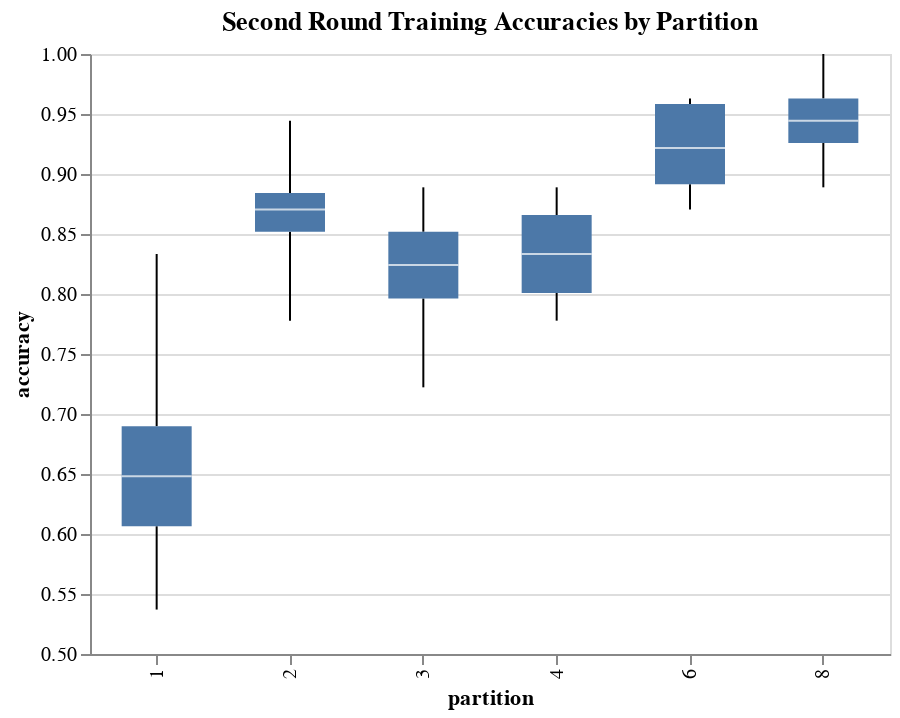

Notebook code for this chart:
### Code cell
second_training_round = pd.read_csv('./data/final_train_epochs.csv')
second_training_round['partition'] = second_training_round['index']


second_training_boxplots = alt.Chart(second_training_round).mark_boxplot(extent='min-max', size=35).encode(
    x='partition:O',
    y=alt.Y('accuracy:Q', scale=alt.Scale(domain=[0.5,1]))
).properties(
    width=400,
    title='Second Round Training Accuracies by Partition'
)

second_training_boxplots

### Figure 1 — Vega-Lite specification as saved in the notebook (floating-point values rounded to 4 significant figures)
{"config": {"view": {"continuousWidth": 400, "continuousHeight": 300}}, "data": {"name": "data-31bd75c5e8ff35642cf393a30c36aac0"}, "mark": {"type": "boxplot", "extent": "min-max", "size": 35}, "encoding": {"x": {"field": "partition", "type": "ordinal"}, "y": {"field": "accuracy", "scale": {"domain": [0.5, 1]}, "type": "quantitative"}}, "title": "Second Round Training Accuracies by Partition", "width": 400, "$schema": "https://vega.github.io/schema/vega-lite/v4.17.0.json", "datasets": {"data-31bd75c5e8ff35642cf393a30c36aac0": [{"Unnamed: 0": 0, "index": 1.0, "accuracy": 0.6111, "loss": 0.8016, "partition": 1.0}, {"Unnamed: 0": 1, "index": 1.0, "accuracy": 0.537, "loss": 0.9323, "partition": 1.0}, {"Unnamed: 0": 2, "index": 1.0, "accuracy": 0.537, "loss": 0.8102, "partition": 1.0}, {"Unnamed: 0": 3, "index": 1.0, "accuracy": 0.6852, "loss": 0.7715, "partition": 1.0}, {"Unnamed: 0": 4, "index": 1.0, "accuracy": 0.5926, "loss": 0.8316, "partition": 1.0}, {"Unnamed: 0": 5, "index": 1.0, "accuracy": 0.5741, "loss": 0.7823, "partition": 1.0}, {"Unnamed: 0": 6, "index": 1.0, "accuracy": 0.6481, "loss": 0.7448, "partition": 1.0}, {"Unnamed: 0": 7, "index": 1.0, "accuracy": 0.6111, "loss": 0.7857, "partition": 1.0}, {"Unnamed: 0": 8, "index": 1.0, "accuracy": 0.5926, "loss": 0.8451, "partition": 1.0}, {"Unnamed: 0": 9, "index": 1.0, "accuracy": 0.6852, "loss": 0.6919, "partition": 1.0}, {"Unnamed: 0": 10, "index": 1.0, "accuracy": 0.5741, "loss": 0.7487, "partition": 1.0}, {"Unnamed: 0": 11, "index": 1.0, "accuracy": 0.6481, "loss": 0.6628, "partition": 1.0}, {"Unnamed: 0": 12, "index": 1.0, "accuracy": 0.6667, "loss": 0.572, "partition": 1.0}, {"Unnamed: 0": 13, "index": 1.0, "accuracy": 0.7037, "loss": 0.5699, "partition": 1.0}, {"Unnamed: 0": 14, "index": 1.0, "accuracy": 0.5926, "loss": 0.6358, "partition": 1.0}, {"Unnamed: 0": 15, "index": 1.0, "accuracy": 0.7222, "loss": 0.582, "partition": 1.0}, {"Unnamed: 0": 16, "index": 1.0, "accuracy": 0.6296, "loss": 0.6512, "partition": 1.0}, {"Unnamed: 0": 17, "index": 1.0, "accuracy": 0.7037, "loss": 0.6218, "partition": 1.0}, {"Unnamed: 0": 18, "index": 1.0, "accuracy": 0.8333, "loss": 0.4425, "partition": 1.0}, {"Unnamed: 0": 19, "index": 1.0, "accuracy": 0.6111, "loss": 0.7045, "partition": 1.0}, {"Unnamed: 0": 20, "index": 1.0, "accuracy": 0.6852, "loss": 0.5689, "partition": 1.0}, {"Unnamed: 0": 21, "index": 1.0, "accuracy": 0.7222, "loss": 0.5357, "partition": 1.0}, {"Unnamed: 0": 22, "index": 1.0, "accuracy": 0.7037, "loss": 0.5512, "partition": 1.0}, {"Unnamed: 0": 23, "index": 1.0, "accuracy": 0.6481, "loss": 0.661, "partition": 1.0}, {"Unnamed: 0": 24, "index": 1.0, "accuracy": 0.6111, "loss": 0.5826, "partition": 1.0}, {"Unnamed: 0": 25, "index": 1.0, "accuracy": 0.6852, "loss": 0.6292, "partition": 1.0}, {"Unnamed: 0": 26, "index": 1.0, "accuracy": 0.6481, "loss": 0.558, "partition": 1.0}, {"Unnamed: 0": 27, "index": 1.0, "accuracy": 0.7593, "loss": 0.521, "partition": 1.0}, {"Unnamed: 0": 28, "index": 2.0, "accuracy": 0.8148, "loss": 0.5007, "partition": 2.0}, {"Unnamed: 0": 29, "index": 2.0, "accuracy": 0.8704, "loss": 0.3553, "partition": 2.0}, {"Unnamed: 0": 30, "index": 2.0, "accuracy": 0.9444, "loss": 0.3215, "partition": 2.0}, {"Unnamed: 0": 31, "index": 2.0, "accuracy": 0.8519, "loss": 0.3542, "partition": 2.0}, {"Unnamed: 0": 32, "index": 2.0, "accuracy": 0.9259, "loss": 0.3684, "partition": 2.0}, {"Unnamed: 0": 33, "index": 2.0, "accuracy": 0.8889, "loss": 0.2744, "partition": 2.0}, {"Unnamed: 0": 34, "index": 2.0, "accuracy": 0.7778, "loss": 0.4295, "partition": 2.0}, {"Unnamed: 0": 35, "index": 2.0, "accuracy": 0.8704, "loss": 0.3464, "partition": 2.0}, {"Unnamed: 0": 36, "index": 2.0, "accuracy": 0.8704, "loss": 0.355, "partition": 2.0}, {"Unnamed: 0": 37, "index": 2.0, "accuracy": 0.8519, "loss": 0.3509, "partition": 2.0}, {"Unnamed: 0": 38, "index": 2.0, "accuracy": 0.8333, "loss": 0.3158, "partition": 2.0}, {"Unnamed: 0": 39, "index": 2.0, "accuracy": 0.8519, "loss": 0.326, "partition": 2.0}, {"Unnamed: 0": 40, "index": 2.0, "accuracy": 0.8704, "loss": 0.231, "partition": 2.0}, {"Unnamed: 0": 41, "index": 2.0, "accuracy": 0.8889, "loss": 0.2699, "partition": 2.0}, {"Unnamed: 0": 42, "index": 3.0, "accuracy": 0.7963, "loss": 0.4207, "partition": 3.0}, {"Unnamed: 0": 43, "index": 3.0, "accuracy": 0.8519, "loss": 0.4677, "partition": 3.0}, {"Unnamed: 0": 44, "index": 3.0, "accuracy": 0.8704, "loss": 0.3454, "partition": 3.0}, {"Unnamed: 0": 45, "index": 3.0, "accuracy": 0.7963, "loss": 0.3404, "partition": 3.0}, {"Unnamed: 0": 46, "index": 3.0, "accuracy": 0.8519, "loss": 0.3334, "partition": 3.0}, {"Unnamed: 0": 47, "index": 3.0, "accuracy": 0.7963, "loss": 0.4341, "partition": 3.0}, {"Unnamed: 0": 48, "index": 3.0, "accuracy": 0.8333, "loss": 0.357, "partition": 3.0}, {"Unnamed: 0": 49, "index": 3.0, "accuracy": 0.8148, "loss": 0.459, "partition": 3.0}, {"Unnamed: 0": 50, "index": 3.0, "accuracy": 0.7778, "loss": 0.5248, "partition": 3.0}, {"Unnamed: 0": 51, "index": 3.0, "accuracy": 0.8333, "loss": 0.334, "partition": 3.0}, {"Unnamed: 0": 52, "index": 3.0, "accuracy": 0.8889, "loss": 0.2834, "partition": 3.0}, {"Unnamed: 0": 53, "index": 3.0, "accuracy": 0.8704, "loss": 0.3194, "partition": 3.0}, {"Unnamed: 0": 54, "index": 3.0, "accuracy": 0.8704, "loss": 0.3393, "partition": 3.0}, {"Unnamed: 0": 55, "index": 3.0, "accuracy": 0.8333, "loss": 0.3173, "partition": 3.0}, {"Unnamed: 0": 56, "index": 3.0, "accuracy": 0.7963, "loss": 0.5031, "partition": 3.0}, {"Unnamed: 0": 57, "index": 3.0, "accuracy": 0.8333, "loss": 0.4437, "partition": 3.0}, {"Unnamed: 0": 58, "index": 3.0, "accuracy": 0.7963, "loss": 0.4797, "partition": 3.0}, {"Unnamed: 0": 59, "index": 3.0, "accuracy": 0.7593, "loss": 0.493, "partition": 3.0}, {"Unnamed: 0": 60, "index": 3.0, "accuracy": 0.8148, "loss": 0.359, "partition": 3.0}, {"Unnamed: 0": 61, "index": 3.0, "accuracy": 0.8333, "loss": 0.3848, "partition": 3.0}, {"Unnamed: 0": 62, "index": 3.0, "accuracy": 0.8519, "loss": 0.3828, "partition": 3.0}, {"Unnamed: 0": 63, "index": 3.0, "accuracy": 0.7593, "loss": 0.467, "partition": 3.0}, {"Unnamed: 0": 64, "index": 3.0, "accuracy": 0.8333, "loss": 0.3982, "partition": 3.0}, {"Unnamed: 0": 65, "index": 3.0, "accuracy": 0.7222, "loss": 0.4403, "partition": 3.0}, {"Unnamed: 0": 66, "index": 3.0, "accuracy": 0.8148, "loss": 0.4416, "partition": 3.0}, {"Unnamed: 0": 67, "index": 3.0, "accuracy": 0.8148, "loss": 0.4566, "partition": 3.0}, {"Unnamed: 0": 68, "index": 3.0, "accuracy": 0.8148, "loss": 0.4022, "partition": 3.0}, {"Unnamed: 0": 69, "index": 3.0, "accuracy": 0.8704, "loss": 0.3217, "partition": 3.0}, {"Unnamed: 0": 70, "index": 4.0, "accuracy": 0.7963, "loss": 0.4207, "partition": 4.0}, {"Unnamed: 0": 71, "index": 4.0, "accuracy": 0.8519, "loss": 0.4677, "partition": 4.0}, {"Unnamed: 0": 72, "index": 4.0, "accuracy": 0.8704, "loss": 0.3454, "partition": 4.0}, {"Unnamed: 0": 73, "index": 4.0, "accuracy": 0.7963, "loss": 0.3404, "partition": 4.0}, {"Unnamed: 0": 74, "index": 4.0, "accuracy": 0.8519, "loss": 0.3334, "partition": 4.0}, {"Unnamed: 0": 75, "index": 4.0, "accuracy": 0.7963, "loss": 0.4341, "partition": 4.0}, {"Unnamed: 0": 76, "index": 4.0, "accuracy": 0.8333, "loss": 0.357, "partition": 4.0}, {"Unnamed: 0": 77, "index": 4.0, "accuracy": 0.8148, "loss": 0.459, "partition": 4.0}, {"Unnamed: 0": 78, "index": 4.0, "accuracy": 0.7778, "loss": 0.5248, "partition": 4.0}, {"Unnamed: 0": 79, "index": 4.0, "accuracy": 0.8333, "loss": 0.334, "partition": 4.0}, {"Unnamed: 0": 80, "index": 4.0, "accuracy": 0.8889, "loss": 0.2834, "partition": 4.0}, {"Unnamed: 0": 81, "index": 4.0, "accuracy": 0.8704, "loss": 0.3194, "partition": 4.0}, {"Unnamed: 0": 82, "index": 4.0, "accuracy": 0.8704, "loss": 0.3393, "partition": 4.0}, {"Unnamed: 0": 83, "index": 4.0, "accuracy": 0.8333, "loss": 0.3173, "partition": 4.0}, {"Unnamed: 0": 84, "index": 6.0, "accuracy": 0.8704, "loss": 0.3726, "partition": 6.0}, {"Unnamed: 0": 85, "index": 6.0, "accuracy": 0.8989, "loss": 0.2316, "partition": 6.0}, {"Unnamed: 0": 86, "index": 6.0, "accuracy": 0.8889, "loss": 0.1318, "partition": 6.0}, {"Unnamed: 0": 87, "index": 6.0, "accuracy": 0.9444, "loss": 0.1311, "partition": 6.0}, {"Unnamed: 0": 88, "index": 6.0, "accuracy": 0.963, "loss": 0.1352, "partition": 6.0}, {"Unnamed: 0": 89, "index": 6.0, "accuracy": 0.963, "loss": 0.07144, "partition": 6.0}, {"Unnamed: 0": 90, "index": 8.0, "accuracy": 0.9444, "loss": 0.1774, "partition": 8.0}, {"Unnamed: 0": 91, "index": 8.0, "accuracy": 0.9259, "loss": 0.2352, "partition": 8.0}, {"Unnamed: 0": 92, "index": 8.0, "accuracy": 0.9074, "loss": 0.2735, "partition": 8.0}, {"Unnamed: 0": 93, "index": 8.0, "accuracy": 1.0, "loss": 0.08861, "partition": 8.0}, {"Unnamed: 0": 94, "index": 8.0, "accuracy": 0.9444, "loss": 0.2259, "partition": 8.0}, {"Unnamed: 0": 95, "index": 8.0, "accuracy": 0.9259, "loss": 0.2035, "partition": 8.0}, {"Unnamed: 0": 96, "index": 8.0, "accuracy": 0.9444, "loss": 0.1571, "partition": 8.0}, {"Unnamed: 0": 97, "index": 8.0, "accuracy": 0.8889, "loss": 0.1773, "partition": 8.0}, {"Unnamed: 0": 98, "index": 8.0, "accuracy": 0.963, "loss": 0.148, "partition": 8.0}, {"Unnamed: 0": 99, "index": 8.0, "accuracy": 0.963, "loss": 0.1015, "partition": 8.0}, {"Unnamed: 0": 100, "index": 8.0, "accuracy": 0.9815, "loss": 0.1004, "partition": 8.0}, {"Unnamed: 0": 101, "index": 8.0, "accuracy": 0.9444, "loss": 0.1648, "partition": 8.0}, {"Unnamed: 0": 102, "index": 8.0, "accuracy": 1.0, "loss": 0.09572, "partition": 8.0}, {"Unnamed: 0": 103, "index": 8.0, "accuracy": 0.9074, "loss": 0.1792, "partition": 8.0}]}}
